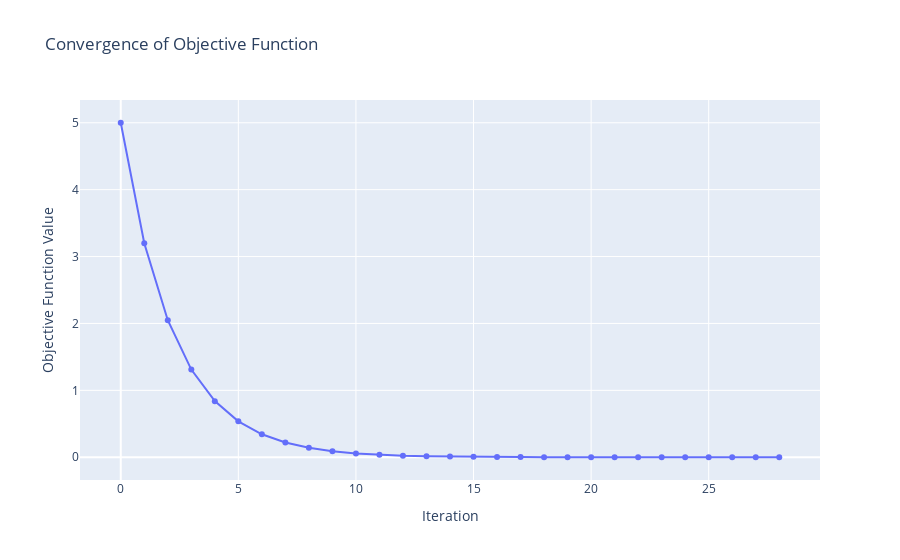
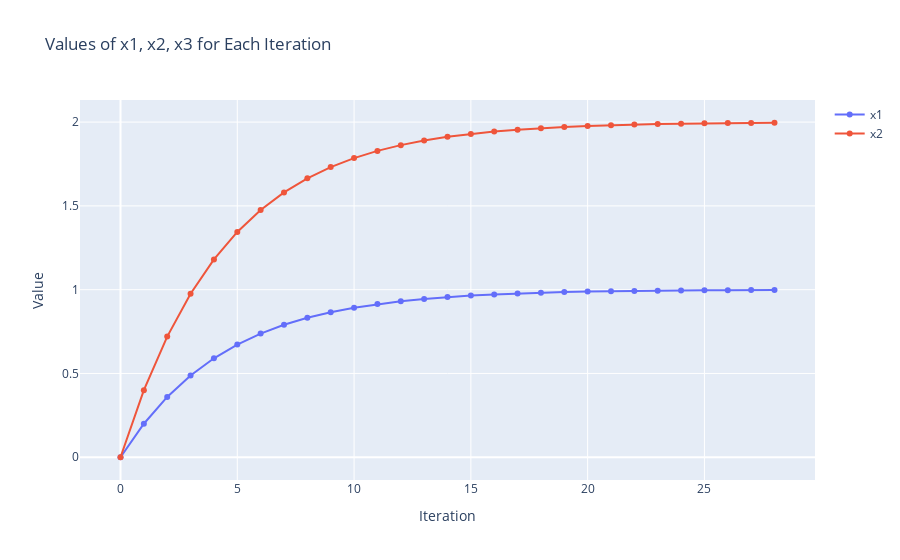

The notebook cell saved with these charts, in order:
### Code cell
# steepest descent for two variables

import sympy as sp
import pandas as pd
import plotly.graph_objs as go
import plotly.io as pio

def steepest_descent(func, x, x0, step_size, tol, max_iter, precision):
    
    gradient = [sp.diff(func, var) for var in x]
    
    # Initialize iteration data list with initial assumption
    iterations_data = [{"itr": 0, "x1": x0[0], "x2": x0[1], "tol": None, "f": func.subs(zip(x, x0))}]

    x_current = x0
    iterations = 0

    while iterations < max_iter:
        gradient_at_x = [g.subs(zip(x, x_current)) for g in gradient]

        # Update rule: x_next = x_current - step_size * gradient
        x_next = [x_curr - step_size * grad for x_curr, grad in zip(x_current, gradient_at_x)]

        # Calculate the Euclidean distance between x_next and x_current
        tolerance = sp.sqrt(sum((x_n - x_c)**2 for x_n, x_c in zip(x_next, x_current)))

        # Check for convergence
        if tolerance < tol:
            break

        x_current = [sp.Float(val, precision) for val in x_next]
        iterations += 1
        
        # Append iteration data to the list
        iterations_data.append({"itr": iterations, "x1": x_current[0], "x2": x_current[1], "tol": tolerance, "f": func.subs(zip(x, x_current))})

    return pd.DataFrame(iterations_data)

if __name__ == "__main__":
    
    x1, x2 = sp.symbols('x1 x2') # Define symbols   
    x = [x1, x2] # Define variables
    
    f = (x1 - 1)**2 + (x2 - 2)**2  # Define function 
    x0 = [0, 0] # Initial guess 
    step_size = 0.1 # Step size
    tol = 1e-3 # Tolerance for convergence
    max_iter = 1000 # Maximum number of iterations
    precision = 4  # Precision (number of decimal places)

    # Perform steepest descent optimization and get iteration data
    iteration_data = steepest_descent(f, x, x0, step_size, tol, max_iter, precision)

    # Convert columns to floating-point numbers
    iteration_data = iteration_data.astype(float)

    print(iteration_data)
    
    # Plot convergence graph for objective function
    fig_obj_func = go.Figure()
    fig_obj_func.add_trace(go.Scatter(x=iteration_data['itr'], y=iteration_data['f'], mode='lines+markers', name='Objective Function'))
    fig_obj_func.update_layout(title='Convergence of Objective Function', xaxis_title='Iteration', yaxis_title='Objective Function Value')
    pio.show(fig_obj_func)

   # Plot x1, x2, x3 for each iteration
    fig = go.Figure()
    fig.add_trace(go.Scatter(x=iteration_data['itr'], y=iteration_data['x1'], mode='lines+markers', name='x1'))
    fig.add_trace(go.Scatter(x=iteration_data['itr'], y=iteration_data['x2'], mode='lines+markers', name='x2'))
    fig.update_layout(title='Values of x1, x2, x3 for Each Iteration', xaxis_title='Iteration', yaxis_title='Value')
    pio.show(fig)

### Figure 1 — Plotly figure (JSON) as saved in the notebook; plotly's stock layout.template omitted (floating-point values rounded to 4 significant figures)
{"data": [{"mode": "lines+markers", "name": "Objective Function", "x": [0.0, 1.0, 2.0, 3.0, 4.0, 5.0, 6.0, 7.0, 8.0, 9.0, 10.0, 11.0, 12.0, 13.0, 14.0, 15.0, 16.0, 17.0, 18.0, 19.0, 20.0, 21.0, 22.0, 23.0, 24.0, 25.0, 26.0, 27.0, 28.0], "y": [5.0, 3.2, 2.048, 1.311, 0.8389, 0.5369, 0.3436, 0.2199, 0.1407, 0.09007, 0.05765, 0.03689, 0.02361, 0.01511, 0.009673, 0.006191, 0.003963, 0.002536, 0.001624, 0.00104, 0.0006654, 0.0004261, 0.0002727, 0.0001744, 0.0001115, 7.131e-05, 4.564e-05, 2.925e-05, 1.878e-05], "type": "scatter"}], "layout": {"title": {"text": "Convergence of Objective Function"}, "xaxis": {"title": {"text": "Iteration"}}, "yaxis": {"title": {"text": "Objective Function Value"}}}}

### Figure 2 — Plotly figure (JSON) as saved in the notebook; plotly's stock layout.template omitted (floating-point values rounded to 4 significant figures)
{"data": [{"mode": "lines+markers", "name": "x1", "x": [0.0, 1.0, 2.0, 3.0, 4.0, 5.0, 6.0, 7.0, 8.0, 9.0, 10.0, 11.0, 12.0, 13.0, 14.0, 15.0, 16.0, 17.0, 18.0, 19.0, 20.0, 21.0, 22.0, 23.0, 24.0, 25.0, 26.0, 27.0, 28.0], "y": [0.0, 0.2, 0.36, 0.488, 0.5904, 0.6723, 0.7379, 0.7903, 0.8322, 0.8658, 0.8926, 0.9141, 0.9313, 0.945, 0.956, 0.9648, 0.9718, 0.9775, 0.982, 0.9856, 0.9885, 0.9908, 0.9926, 0.9941, 0.9953, 0.9962, 0.997, 0.9976, 0.9981], "type": "scatter"}, {"mode": "lines+markers", "name": "x2", "x": [0.0, 1.0, 2.0, 3.0, 4.0, 5.0, 6.0, 7.0, 8.0, 9.0, 10.0, 11.0, 12.0, 13.0, 14.0, 15.0, 16.0, 17.0, 18.0, 19.0, 20.0, 21.0, 22.0, 23.0, 24.0, 25.0, 26.0, 27.0, 28.0], "y": [0.0, 0.4, 0.72, 0.976, 1.181, 1.345, 1.476, 1.581, 1.664, 1.732, 1.785, 1.828, 1.863, 1.89, 1.912, 1.93, 1.944, 1.955, 1.964, 1.971, 1.977, 1.982, 1.985, 1.988, 1.991, 1.992, 1.994, 1.995, 1.996], "type": "scatter"}], "layout": {"title": {"text": "Values of x1, x2, x3 for Each Iteration"}, "xaxis": {"title": {"text": "Iteration"}}, "yaxis": {"title": {"text": "Value"}}}}
